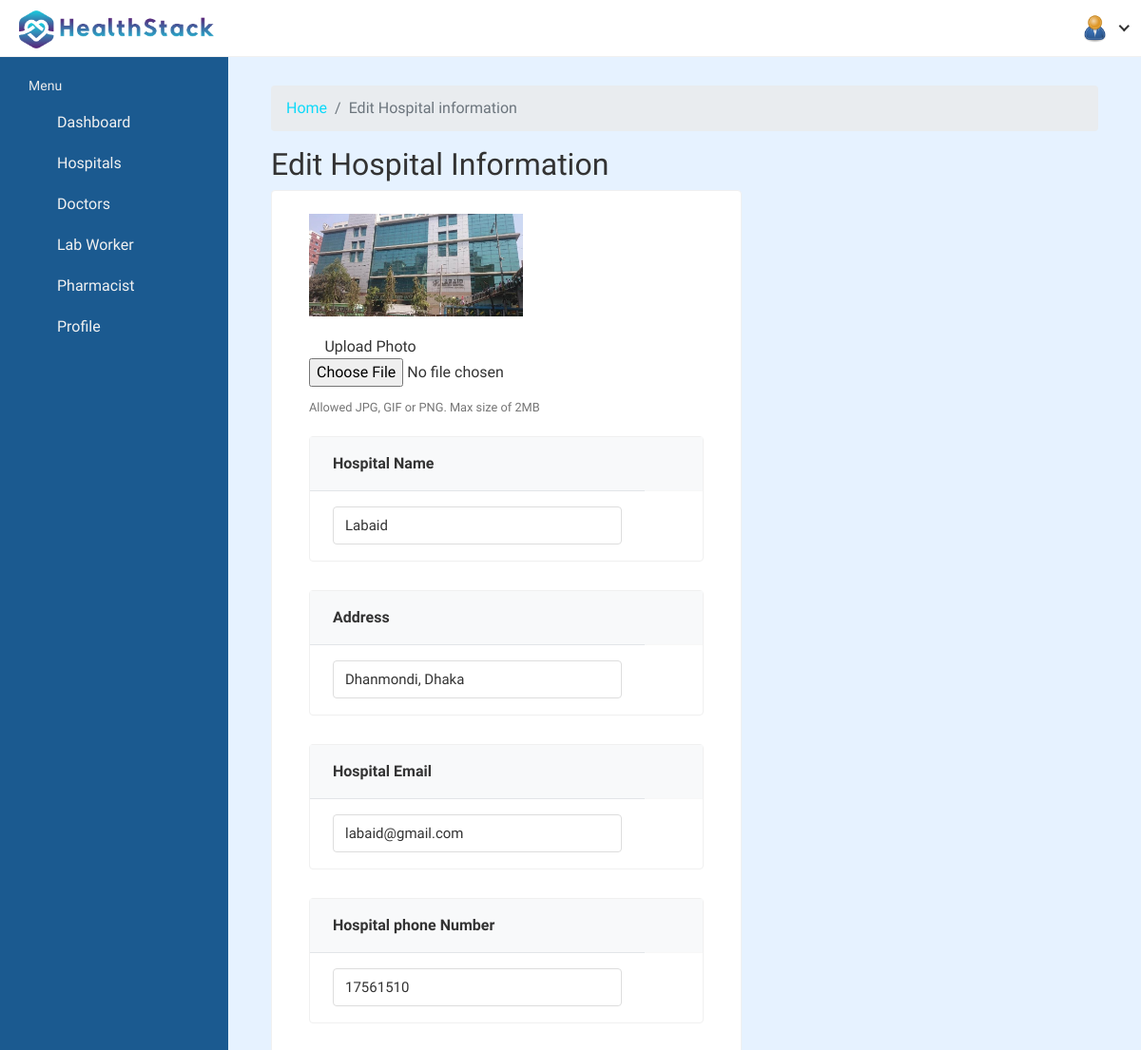
The app's page /hospital_admin/edit-hospital/2/ (signed in, upper part), older data.
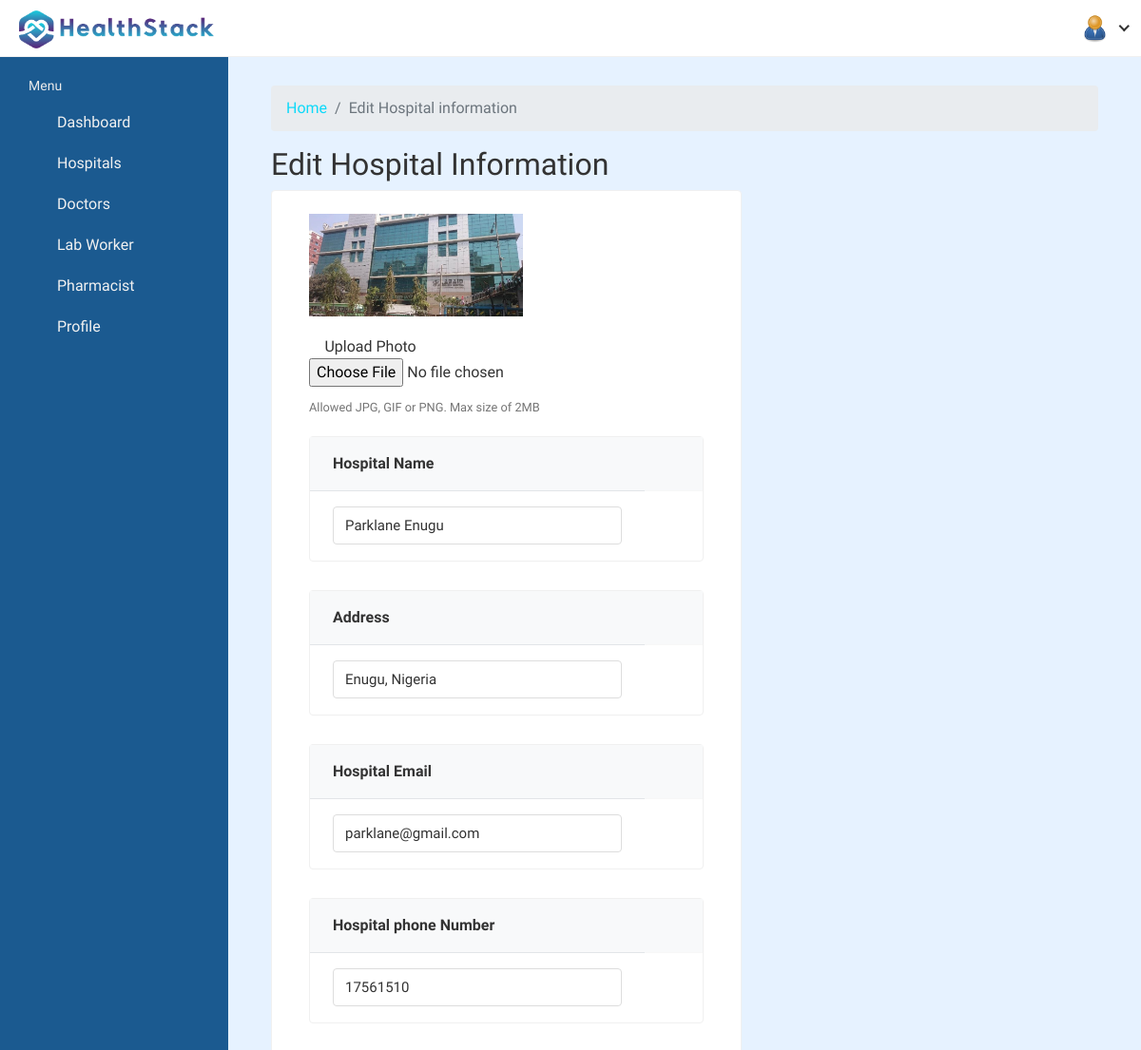
The same page, newer data.
### hospital/models.py (models this page shows, shortened)
class Hospital_Information(models.Model):
    HOSPITAL_TYPE = (
        ('private', 'Private hospital'),
        ('public', 'Public hospital'),
    )
    hospital_id = models.AutoField(primary_key=True)
    name = models.CharField(max_length=200, null=True, blank=True)
    address = models.CharField(max_length=200, null=True, blank=True)
    featured_image = models.ImageField(upload_to='hospitals/', default='hospitals/default.png', null=True, blank=True)
    description = models.TextField(null=True, blank=True)
    email = models.EmailField(max_length=200, null=True, blank=True)
    phone_number = models.IntegerField(null=True, blank=True)
    hospital_type = models.CharField(max_length=200, choices=HOSPITAL_TYPE)
    general_bed_no = models.IntegerField(null=True, blank=True)
    available_icu_no = models.IntegerField(null=True, blank=True)
    regular_cabin_no = models.IntegerField(null=True, blank=True)
    emergency_cabin_no = models.IntegerField(null=True, blank=True)
    vip_cabin_no = models.IntegerField(null=True, blank=True)

### hospital_admin/views.py (the view, shortened to what this page needs)
# urls.py: path('edit-hospital/<int:pk>/', views.edit_hospital,name='edit-hospital'),
@csrf_exempt
@login_required(login_url='admin_login')
def edit_hospital(request, pk):
    if  request.user.is_hospital_admin:
        user = Admin_Information.objects.get(user=request.user)
        hospital = Hospital_Information.objects.get(hospital_id=pk)
        old_featured_image = hospital.featured_image
        if request.method == 'GET':
            specializations = specialization.objects.filter(hospital=hospital)
            services = service.objects.filter(hospital=hospital)
            departments = hospital_department.objects.filter(hospital=hospital)
            context = {'hospital': hospital, 'specializations': specializations, 'services': services,'departments':departments, 'admin': user}
            return render(request, 'hospital_admin/edit-hospital.html',context)

### templates/hospital_admin/edit-hospital.html (shortened to what the changed rows need)
{%load static%}
<!DOCTYPE html>
<html lang="en">
<head>
	<link rel="stylesheet" href="{% static 'HealthStack-System/css/admin/bootstrap.min.css'%}">
	<link rel="stylesheet" href="{% static 'HealthStack-System/plugins/Normal/fontawesome/css/fontawesome.min.css' %}"/>
	<link rel="stylesheet" href="{% static 'HealthStack-System/plugins/Normal/fontawesome/css/all.min.css' %}"/>
	<link rel="stylesheet" href="{% static 'HealthStack-System/admin_assets/css/feathericon.min.css'%}">
	<link rel="stylesheet" href="{% static 'HealthStack-System/plugins/admin/datatables/datatables.min.css'%}">
	<link rel="stylesheet" href="{% static 'HealthStack-System/css/admin/style.css'%}">
</head>
<body>
	<div class="main-wrapper">
		<div class="page-wrapper">
			<div class="content container-fluid">
				<div class="breadcrumb-bar">
					<div class="container-fluid">
						<div class="row align-items-center">
							<div class="col-md-12 col-12">
								<h2 class="breadcrumb-title">Edit Hospital Information</h2>{% include 'message.html' %}
							</div>
						</div>
					</div>
				</div>
				<div class="call-content-full">
					<div class="container-lg">
						<div class="row-cols-6">
							<div class="col-md-6 col-lg-7">
								<div class="card">
									<div class="card-body">
										<div class="col-12 col-md-12">
											<div class="form-group">
												<div class="change-avatar">
													<div class="profile-img">
														<img src="{{hospital.featured_image.url}}" width="225 px"
															alt="User Image">
													</div>
												</div>
											</div>
										</div>
										<form action="{% url 'edit-hospital' pk=hospital.hospital_id %}" method="POST"
											enctype="multipart/form-data">
											<div >
												<div class="col-md-12">
													<div class="card card-table">
														<div class="card-body">
															<div class="table-responsive">
																<table class="table table-hover table-center">
																	<thead>
																		<tr>
																			<th style="max-width: 300px;min-width: 280px;">Hospital Name
																			</th>
																			<th style="min-width: 50px;"></th>
																		</tr>
																	</thead>
																	<tbody>
																		<tr>
																			<td>
																				<input class="form-control" type="text"
																					name="hospital_name"
																					value="{{hospital.name}}">
																			</td>
																		</tr>
																	</tbody>
																</table>
															</div>
														</div>
													</div>
													<div class="card card-table">
														<div class="card-body">
															<div class="table-responsive">
																<table class="table table-hover table-center">
																	<thead>
																		<tr>
																			<th style="max-width: 300px;min-width: 280px;">Address</th>
																			<th style="min-width: 50px;"></th>
																		</tr>
																	</thead>
																	<tbody>
																		<tr>
																			<td>
																				<input class="form-control" type="text"
																					name="address"
																					value="{{hospital.address}}">
																			</td>
																		</tr>
																	</tbody>
																</table>
															</div>
														</div>
													</div>
													<div class="card card-table">
														<div class="card-body">
															<div class="table-responsive">
																<table class="table table-hover table-center">
																	<thead>
																		<tr>
																			<th style="max-width: 300px;min-width: 280px;">Hospital Email
																			</th>
																			<th style="min-width: 50px;"></th>
																		</tr>
																	</thead>
																	<tbody>
																		<tr>
																			<td>
																				<input class="form-control" type="email"
																					name="email"
																					value="{{hospital.email}}">
																			</td>
																		</tr>
																	</tbody>
																</table>
															</div>
														</div>
													</div>
													<div class="card card-table">
														<div class="card-body">
															<div class="table-responsive">
																<table class="table table-hover table-center">
																	<thead>
																		<tr>
																			<th style="max-width: 300px;min-width: 280px;">Hospital phone
																				Number</th>
																			<th style="min-width: 50px;"></th>
																		</tr>
																	</thead>
																	<tbody>
																		<tr>
																			<td>
																				<input class="form-control" type="text"
																					name="phone_number"
																					value="{{hospital.phone_number}}">
																			</td>
																		</tr>
																	</tbody>
																</table>
															</div>
														</div>
													</div>
												</div>
											</div>
										</form>
									</div>
								</div>
							</div>
						</div>
					</div>
				</div>
			</div>
		</div>
	</div>
</body>
</html>

Row changes from the older to the newer data that the page shows:
changed Hospital_Information: hospital_name "Labaid" → "Parklane Enugu"; address "Dhanmondi, Dhaka" → "Enugu, Nigeria"; email "labaid@gmail.com" → "parklane@gmail.com"
